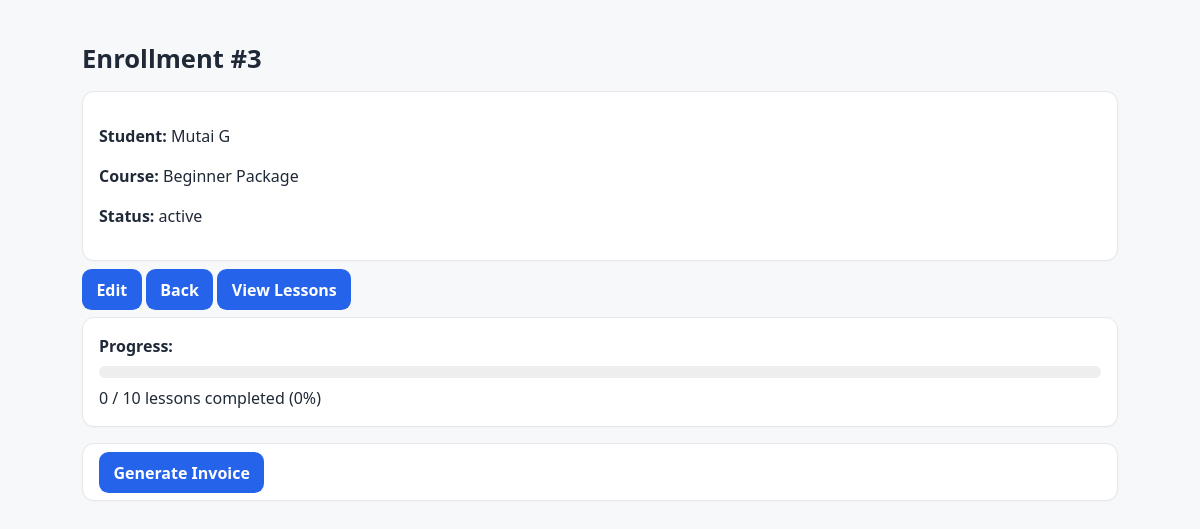
The app's page /public/enrollments/view.php?id=3 (signed in) with its own data.
### tables this page shows
CREATE TABLE `enrollments` (
  `id` int(11) NOT NULL,
  `student_id` int(11) NOT NULL,
  `course_id` int(11) NOT NULL,
  `status` enum('active','completed','cancelled') NOT NULL DEFAULT 'active',
  `enrolled_at` timestamp NOT NULL DEFAULT current_timestamp()
);

CREATE TABLE `users` (
  `id` int(11) NOT NULL,
  `email` varchar(191) NOT NULL,
  `password_hash` varchar(255) DEFAULT NULL,
  `first_name` varchar(100) NOT NULL,
  `last_name` varchar(100) NOT NULL,
  `phone` varchar(50) DEFAULT NULL,
  `is_active` tinyint(1) NOT NULL DEFAULT 1,
  `created_at` timestamp NOT NULL DEFAULT current_timestamp(),
  `role` enum('admin','staff','instructor','student') NOT NULL DEFAULT 'student'
);

CREATE TABLE `courses` (
  `id` int(11) NOT NULL,
  `branch_id` int(11) DEFAULT NULL,
  `name` varchar(150) NOT NULL,
  `description` text DEFAULT NULL,
  `price_cents` int(11) NOT NULL DEFAULT 0,
  `lessons_count` int(11) NOT NULL DEFAULT 0,
  `total_hours` decimal(5,2) NOT NULL DEFAULT 0.00,
  `is_active` tinyint(1) NOT NULL DEFAULT 1,
  `created_at` timestamp NOT NULL DEFAULT current_timestamp()
);

### php/Core/Database.php (called while the page is built, shortened)
<?php
class Database
{
    private static ?PDO $pdo = null;
    public static function pdo(): PDO
    {
        if (self::$pdo === null) {
            $dsn = "mysql:host=" . Config::DB_HOST . ";dbname=" . Config::DB_NAME . ";charset=" . Config::DB_CHARSET;
            $options = [
                PDO::ATTR_ERRMODE => PDO::ERRMODE_EXCEPTION,
                PDO::ATTR_DEFAULT_FETCH_MODE => PDO::FETCH_ASSOC,
                PDO::ATTR_EMULATE_PREPARES => false,
            ];
            try {
                self::$pdo = new PDO($dsn, Config::DB_USER, Config::DB_PASS, $options);
            } catch (PDOException $e) {
                http_response_code(500);
                die("Database connection failed: " . htmlspecialchars($e->getMessage(), ENT_QUOTES, 'UTF-8'));
            }
        }
        return self::$pdo;
    }
}

### php/Models/Enrollment.php (called while the page is built, shortened)
<?php
class Enrollment
{
    public static function find(int $id): ?array {
        $sql = "SELECT e.*,
                       s.id AS student_id,
                       u.first_name, u.last_name, u.email,
                       c.name AS course_name, c.lessons_count AS course_required
                FROM enrollments e
                JOIN students s ON s.id = e.student_id
                LEFT JOIN users u ON u.id = s.user_id
                JOIN courses c ON c.id = e.course_id
                WHERE e.id = ?";
        $stmt = Database::pdo()->prepare($sql);
        $stmt->execute([$id]);
        $r = $stmt->fetch(PDO::FETCH_ASSOC);
        return $r ?: null;
    }
}

### php/Models/Lesson.php (called while the page is built, shortened)
<?php
class Lesson
{
    public static function countByEnrollment(int $enrollmentId, ?string $status = null): int {
        $sql = "SELECT COUNT(*) FROM lessons WHERE enrollment_id = ?" . ($status ? " AND status = ?" : "");
        $stmt = Database::pdo()->prepare($sql);
        $stmt->execute($status ? [$enrollmentId, $status] : [$enrollmentId]);
        return (int)$stmt->fetchColumn();
    }
    public static function countCompletedByEnrollment(int $enrollmentId): int {
        return self::countByEnrollment($enrollmentId, 'completed');
    }
}

### public/enrollments/view.php (the view, shortened to what this page needs)
<?php
require_once __DIR__ . '/../../php/Core/Database.php';
require_once __DIR__ . '/../../php/Models/Enrollment.php';
require_once __DIR__ . '/../../php/Models/Lesson.php';
$id = (int)($_GET['id'] ?? 0);
$row = $id ? Enrollment::find($id) : null;
$name = trim(($row['first_name'] ?? '') . ' ' . ($row['last_name'] ?? ''));
?>
<!doctype html>
<html lang="en">
<head>
  <link rel="stylesheet" href="../../assets/css/main.css">
</head>
<body>
<main class="container">
  <h1>Enrollment #<?= (int)$row['id'] ?></h1>
  <div class="card">
    <p><strong>Student:</strong> <?= htmlspecialchars($name ?: $row['email'] ?: ('Student #'.(int)$row['student_id'])) ?></p>
    <p><strong>Course:</strong> <?= htmlspecialchars($row['course_name'] ?? '—') ?></p>
    <p><strong>Status:</strong> <?= htmlspecialchars($row['status'] ?? '—') ?></p>
  </div>
  <p>
    <a class="btn" href="edit.php?id=<?= (int)$row['id'] ?>">Edit</a>
    <a class="btn" href="index.php">Back</a>
    <a class="btn" href="/origin-driving/public/lessons/index.php?student_id=<?= (int)$row['student_id'] ?>">View Lessons</a>
  </p>
<?php
$required = (int)($row['course_required'] ?? ($row['lessons_count'] ?? 0));
$completed = \Models\Lesson::countCompletedByEnrollment((int)$row['id']);
$percent = $required>0 ? (int)floor(($completed/$required)*100) : 0;
?>
<div class="card" style="margin-top:1rem;">
  <strong>Progress:</strong>
  <div style="height:12px;background:#eee;border-radius:8px;overflow:hidden;margin:.5rem 0;">
  </div>
  <div><?= $completed ?> / <?= $required ?> lessons completed (<?= $percent ?>%)</div>
</div>
  <div class="card" style="margin-top:1rem;">
    <a class="btn" href="/origin-driving/public/invoices/create_from_enrollment.php?enrollment_id=<?= (int)$row['id'] ?>">Generate Invoice</a>
  </div>
</main>
</body>
</html>

### assets/css/main.css (style rules this page uses)
:root { --bg:#f7f8fa; --card:#ffffff; --text:#1f2937; --muted:#6b7280; --primary:#2563eb; --primary-600:#1d4ed8; --border:#e5e7eb; --accent:#10b981; --danger:#ef4444; }
* { box-sizing:border-box }
html,body { height:100% }
body { margin:0; font-family:system-ui,-apple-system,Segoe UI,Roboto,Ubuntu,Cantarell,Noto Sans,sans-serif; color:var(--text); background:var(--bg); line-height:1.5; }
.container { max-width:1100px;margin:5px auto;padding:2rem }
a { color:var(--primary);text-decoration:none }
.card { background:var(--card);border:1px solid var(--border);border-radius:12px;padding:1rem;margin:.75rem 0;box-shadow:0 1px 2px rgba(0,0,0,.03) }
h1 { font-size:1.6rem;margin:.2rem 0 .8rem }
button,.btn,input[type="submit"] { appearance:none;border:0;border-radius:.6rem;background:var(--primary);color:#fff;padding:.6rem .9rem;font-weight:600;cursor:pointer }

### records on screen
enrollments: id "3", users.first_name+last_name "Mutai G", course.name "Beginner Package", status "active", course.lessons_count "10"

### other values on screen
$completed "0"
$percent "0"
